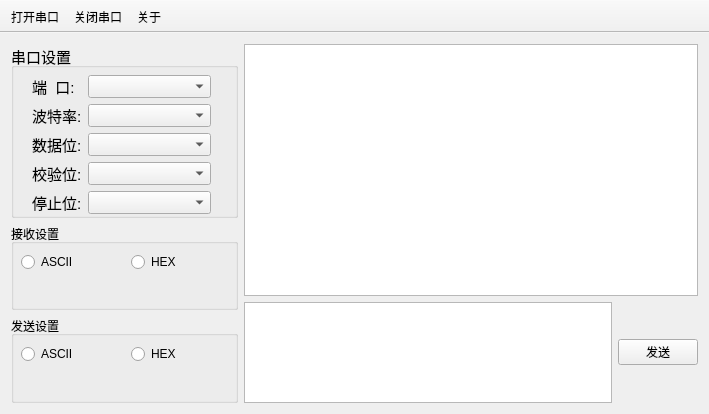
<?xml version="1.0" encoding="UTF-8"?>
<ui version="4.0">
 <class>SerialPortToolsClass</class>
 <widget class="QMainWindow" name="SerialPortToolsClass">
  <property name="geometry">
   <rect>
    <x>0</x>
    <y>0</y>
    <width>709</width>
    <height>414</height>
   </rect>
  </property>
  <property name="windowTitle">
   <string>SerialPortTools</string>
  </property>
  <property name="styleSheet">
   <string notr="true"/>
  </property>
  <widget class="QWidget" name="centralWidget">
   <property name="sizePolicy">
    <sizepolicy hsizetype="Preferred" vsizetype="Preferred">
     <horstretch>0</horstretch>
     <verstretch>0</verstretch>
    </sizepolicy>
   </property>
   <layout class="QFormLayout" name="formLayout_2">
    <item row="0" column="0" colspan="2">
     <layout class="QGridLayout" name="gridLayout" columnstretch="1,2" columnminimumwidth="0,0">
      <item row="0" column="0">
       <layout class="QVBoxLayout" name="verticalLayout" stretch="2,1,1">
        <property name="sizeConstraint">
         <enum>QLayout::SetFixedSize</enum>
        </property>
        <item>
         <widget class="QGroupBox" name="groupBox">
          <property name="font">
           <font>
            <family>Arial</family>
            <pointsize>11</pointsize>
           </font>
          </property>
          <property name="title">
           <string>串口设置</string>
          </property>
          <widget class="QWidget" name="formLayoutWidget">
           <property name="geometry">
            <rect>
             <x>10</x>
             <y>20</y>
             <width>201</width>
             <height>161</height>
            </rect>
           </property>
           <layout class="QFormLayout" name="formLayout">
            <item row="0" column="0">
             <widget class="QLabel" name="label">
              <property name="font">
               <font>
                <family>Arial</family>
                <pointsize>11</pointsize>
               </font>
              </property>
              <property name="text">
               <string>端  口:</string>
              </property>
             </widget>
            </item>
            <item row="0" column="1">
             <widget class="QComboBox" name="comboBox">
              <property name="currentText">
               <string/>
              </property>
             </widget>
            </item>
            <item row="1" column="0">
             <widget class="QLabel" name="label_2">
              <property name="font">
               <font>
                <family>Arial</family>
                <pointsize>11</pointsize>
               </font>
              </property>
              <property name="text">
               <string>波特率:</string>
              </property>
             </widget>
            </item>
            <item row="1" column="1">
             <widget class="QComboBox" name="comboBox_2"/>
            </item>
            <item row="2" column="0">
             <widget class="QLabel" name="label_3">
              <property name="font">
               <font>
                <family>Arial</family>
                <pointsize>11</pointsize>
               </font>
              </property>
              <property name="text">
               <string>数据位:</string>
              </property>
             </widget>
            </item>
            <item row="2" column="1">
             <widget class="QComboBox" name="comboBox_3"/>
            </item>
            <item row="3" column="0">
             <widget class="QLabel" name="label_4">
              <property name="font">
               <font>
                <family>Arial</family>
                <pointsize>11</pointsize>
               </font>
              </property>
              <property name="text">
               <string>校验位:</string>
              </property>
             </widget>
            </item>
            <item row="3" column="1">
             <widget class="QComboBox" name="comboBox_4"/>
            </item>
            <item row="4" column="0">
             <widget class="QLabel" name="label_5">
              <property name="sizePolicy">
               <sizepolicy hsizetype="Preferred" vsizetype="Preferred">
                <horstretch>0</horstretch>
                <verstretch>0</verstretch>
               </sizepolicy>
              </property>
              <property name="font">
               <font>
                <family>Arial</family>
                <pointsize>11</pointsize>
               </font>
              </property>
              <property name="text">
               <string>停止位:</string>
              </property>
             </widget>
            </item>
            <item row="4" column="1">
             <widget class="QComboBox" name="comboBox_5">
              <property name="sizePolicy">
               <sizepolicy hsizetype="Preferred" vsizetype="Fixed">
                <horstretch>0</horstretch>
                <verstretch>0</verstretch>
               </sizepolicy>
              </property>
             </widget>
            </item>
           </layout>
          </widget>
         </widget>
        </item>
        <item>
         <widget class="QGroupBox" name="groupBox_2">
          <property name="title">
           <string>接收设置</string>
          </property>
          <widget class="QRadioButton" name="radioButton">
           <property name="geometry">
            <rect>
             <x>10</x>
             <y>30</y>
             <width>89</width>
             <height>16</height>
            </rect>
           </property>
           <property name="styleSheet">
            <string notr="true"/>
           </property>
           <property name="text">
            <string>ASCII</string>
           </property>
          </widget>
          <widget class="QRadioButton" name="radioButton_2">
           <property name="geometry">
            <rect>
             <x>120</x>
             <y>30</y>
             <width>89</width>
             <height>16</height>
            </rect>
           </property>
           <property name="text">
            <string>HEX</string>
           </property>
          </widget>
         </widget>
        </item>
        <item>
         <widget class="QGroupBox" name="groupBox_3">
          <property name="title">
           <string>发送设置</string>
          </property>
          <widget class="QRadioButton" name="radioButton_3">
           <property name="geometry">
            <rect>
             <x>10</x>
             <y>30</y>
             <width>89</width>
             <height>16</height>
            </rect>
           </property>
           <property name="text">
            <string>ASCII</string>
           </property>
          </widget>
          <widget class="QRadioButton" name="radioButton_4">
           <property name="geometry">
            <rect>
             <x>120</x>
             <y>30</y>
             <width>89</width>
             <height>16</height>
            </rect>
           </property>
           <property name="text">
            <string>HEX</string>
           </property>
          </widget>
         </widget>
        </item>
       </layout>
      </item>
      <item row="0" column="1">
       <layout class="QVBoxLayout" name="verticalLayout_2" stretch="5,2">
        <property name="spacing">
         <number>6</number>
        </property>
        <property name="sizeConstraint">
         <enum>QLayout::SetMinAndMaxSize</enum>
        </property>
        <property name="leftMargin">
         <number>0</number>
        </property>
        <item>
         <widget class="QTextEdit" name="textEdit"/>
        </item>
        <item>
         <layout class="QHBoxLayout" name="horizontalLayout" stretch="5,1">
          <property name="sizeConstraint">
           <enum>QLayout::SetDefaultConstraint</enum>
          </property>
          <item>
           <widget class="QTextEdit" name="textEdit_2">
            <property name="tabStopWidth">
             <number>80</number>
            </property>
           </widget>
          </item>
          <item>
           <widget class="QPushButton" name="pushButton">
            <property name="sizePolicy">
             <sizepolicy hsizetype="Expanding" vsizetype="Fixed">
              <horstretch>0</horstretch>
              <verstretch>0</verstretch>
             </sizepolicy>
            </property>
            <property name="text">
             <string>发送</string>
            </property>
           </widget>
          </item>
         </layout>
        </item>
       </layout>
      </item>
     </layout>
    </item>
   </layout>
  </widget>
  <widget class="QToolBar" name="toolBar">
   <property name="enabled">
    <bool>true</bool>
   </property>
   <property name="contextMenuPolicy">
    <enum>Qt::NoContextMenu</enum>
   </property>
   <property name="windowTitle">
    <string>toolBar</string>
   </property>
   <property name="movable">
    <bool>false</bool>
   </property>
   <property name="toolButtonStyle">
    <enum>Qt::ToolButtonFollowStyle</enum>
   </property>
   <property name="floatable">
    <bool>false</bool>
   </property>
   <attribute name="toolBarArea">
    <enum>TopToolBarArea</enum>
   </attribute>
   <attribute name="toolBarBreak">
    <bool>false</bool>
   </attribute>
   <addaction name="openaction"/>
   <addaction name="closeaction"/>
   <addaction name="aboutaction"/>
  </widget>
  <action name="openaction">
   <property name="icon">
    <iconset resource="SerialPortTools.qrc">
     <normaloff>:/SerialPortTools/image/open.png</normaloff>:/SerialPortTools/image/open.png</iconset>
   </property>
   <property name="text">
    <string>打开串口</string>
   </property>
   <property name="toolTip">
    <string>打开串口</string>
   </property>
  </action>
  <action name="closeaction">
   <property name="icon">
    <iconset resource="SerialPortTools.qrc">
     <normaloff>:/SerialPortTools/image/close.png</normaloff>:/SerialPortTools/image/close.png</iconset>
   </property>
   <property name="text">
    <string>关闭串口</string>
   </property>
  </action>
  <action name="aboutaction">
   <property name="icon">
    <iconset resource="SerialPortTools.qrc">
     <normaloff>:/SerialPortTools/image/about.png</normaloff>:/SerialPortTools/image/about.png</iconset>
   </property>
   <property name="text">
    <string>关于</string>
   </property>
  </action>
 </widget>
 <layoutdefault spacing="6" margin="11"/>
 <resources>
  <include location="SerialPortTools.qrc"/>
 </resources>
 <connections/>
</ui>
